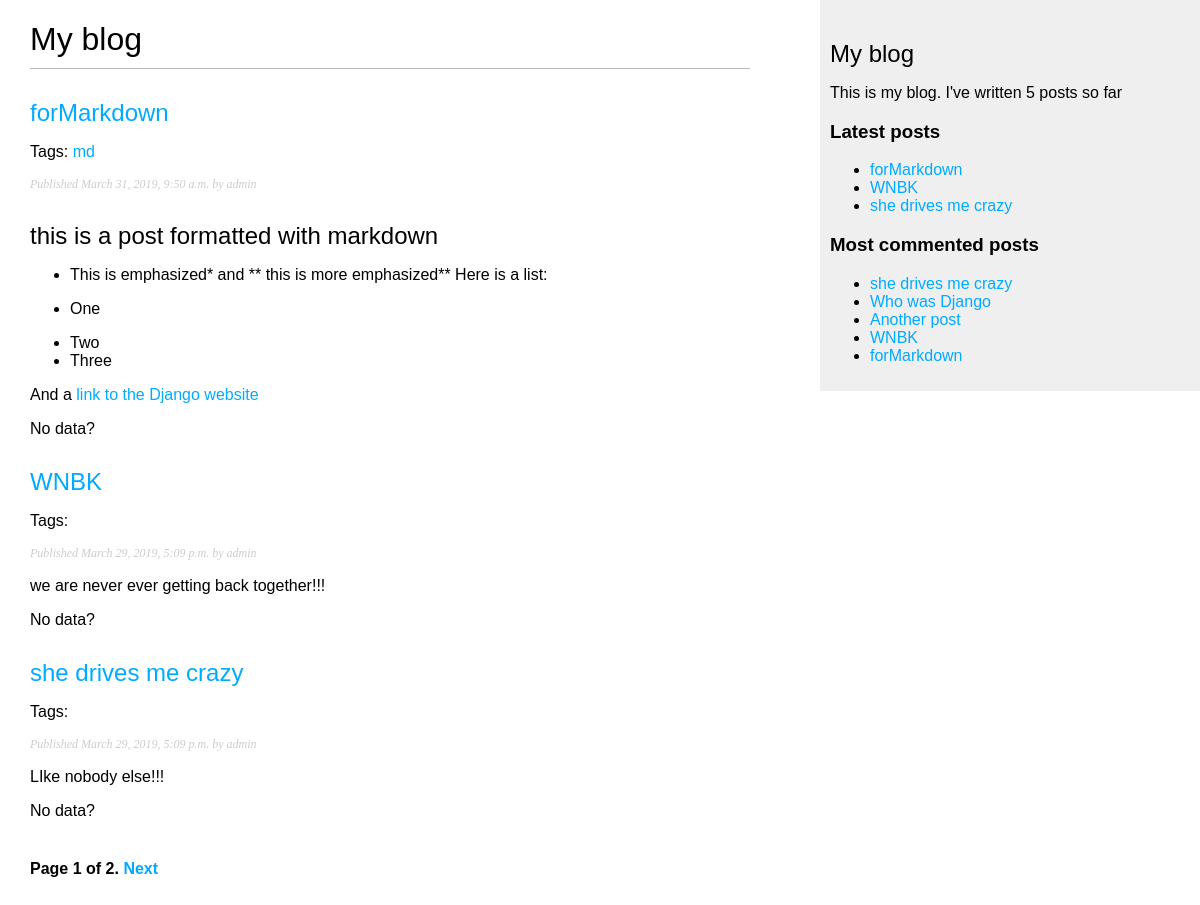
Screenshot of /blog/ with the database file from the repository.
### blog/models.py (models this page shows, shortened)
class Post(models.Model):
    STATUS_CHOICES = (('draft', 'Draft'),('published', 'Published'))
    title = models.CharField(max_length=250)
    slug = models.SlugField(max_length=250, unique_for_date='publish')
    author = models.ForeignKey(User, on_delete=models.CASCADE, related_name='blog_posts')
    body = models.TextField()
    publish = models.DateTimeField(default=timezone.now)
    created = models.DateTimeField(auto_now_add=True)
    updated = models.DateTimeField(auto_now=True)
    status = models.CharField(max_length=10, choices=STATUS_CHOICES, default='draft')
    objects = models.Manager()   # 默认的管理器
    published = PublishedManager()   # 系统自带的管理器
    tags = TaggableManager()
    class Meta:
        ordering = ('-publish',)
    def get_absolute_url(self):
        return reverse('blog:post_detail', args=[self.publish.year, self.publish.month,self.publish.day,self.slug])

### blog/views.py (the view)
# urls.py: path('', views.post_list, name='post_list'),
def post_list(request, tag_slug=None):
    object_list = Post.published.all()
    tag = None
    if tag_slug:
        tag = get_object_or_404(Tag, slug=tag_slug)
        object_list = object_list.filter(tags__in=[tag])
    paginator = Paginator(object_list, 3)   # 每页只显示3篇文章
    page = request.GET.get('page')
    try:
        posts = paginator.page(page)
    except PageNotAnInteger:
        posts = paginator.page(1)
    except EmptyPage:
        posts = paginator.page(paginator.num_pages)
    return render(request, 'blog/post/list.html', {'page': page, 'posts': posts, 'tag':tag})

### blog/models.py (called while the page is built)
    def get_queryset(self):
        return super(PublishedManager, self).get_queryset().filter(status='published')

### blog/templatetags/blog_tags.py (called while the page is built)
@register.simple_tag
def total_posts():
    return Post.published.count()

@register.inclusion_tag('blog/post/latest_posts.html')
def show_latest_posts(count=5):
    latest_posts = Post.published.order_by('-publish')[:count]
    return {'latest_posts': latest_posts}

@register.simple_tag
def get_most_commented_post(count=5):
    return Post.published.annotate(total_comments=Count('comments')).order_by('-total_comments')[:count]

@register.filter(name='markdown')
def markdown_format(text):
    return mark_safe(markdown.markdown(text))

### blog/templates/blog/post/list.html (shortened to what this page needs)
{% extends 'blog/base.html' %}
{% load blog_tags %}
{% block content %}
    <h1>My blog</h1>
    {% for post in posts %}
        <h2>
            <a href="{{ post.get_absolute_url }}">{{ post.title }}</a>
        </h2>
        <p class="tag">
            Tags:
            {% for tag in post.tags.all %}
                <a href="{% url "blog:post_list_by_tag" tag.slug %}">{{ tag.name }}</a>
            {% endfor %}
        </p>
        <p class="date">
            Published {{ post.publish }} by {{ post.author }}
        </p>
        {{ post.body | markdown | truncatewords_html:30 }}
        No data?
    {% endfor %}
    {% include "pagination.html" with page=posts %}
{% endblock %}

### blog/templates/blog/base.html (shortened to what this page needs)
{% load static %}
{% load blog_tags %}
<!doctype html>
<html lang="en">
<head>
    <link rel="stylesheet" href="{% static 'css/blog.css' %}">
</head>
<body>
    <div id="content">
        {% block content %}
        {% endblock %}
    </div>
    <div id="sidebar">
        <h2>My blog</h2>
            <p>This is my blog. I've written {% total_posts %} posts so far</p>
            <h3>Latest posts</h3>
            {% show_latest_posts 3 %}
        <h3>Most commented posts</h3>
        {% get_most_commented_post as most_commented_posts %}
        <ul>
            {% for post in most_commented_posts %}
            <li>
                <a href="{{ post.get_absolute_url }}">{{ post.title }}</a>
            </li>
            {% endfor %}
        </ul>
    </div>
</body>
</html>

### blog/templates/blog/post/latest_posts.html
<ul>
    {% for post in latest_posts %}
            <li>
                <a href="{{ post.get_absolute_url }}">{{ post.title }}</a>
            </li>
    {% endfor %}
</ul>

### blog/static/css/blog.css (style rules this page uses)
body { margin:0; padding:0; font-family:helvetica, sans-serif; }
a { color:#00abff; text-decoration:none; }
h1 { font-weight:normal; border-bottom:1px solid #bbb; padding:0 0 10px 0; }
h2 { font-weight:normal; margin:30px 0 0; }
#content { float:left; width:60%; padding:0 0 0 30px; }
#sidebar { float:right; width:30%; padding:10px; background:#efefef; height:100%; }
p.date { color:#ccc; font-family: georgia, serif; font-size: 12px; font-style: italic; }

### rows the page displays
Post: title "forMarkdown", publish "March 31, 2019, 9:50 a.m.", author "admin", body "this is a post formatted with markdown This is emphasized* and ** this is more emphasized** Here is a list: One Two Three And a link to the Django website"
Tag: name "md"
Post: title "WNBK", publish "March 29, 2019, 5:09 p.m.", author "admin", body "we are never ever getting back together!!!"
Post: title "she drives me crazy", publish "March 29, 2019, 5:09 p.m.", author "admin", body "LIke nobody else!!!"
Post: title "Who was Django"
Post: title "Another post"

### other values shown
{{ page.number }} "1"
{{ page.paginator.num_pages }} "2"
